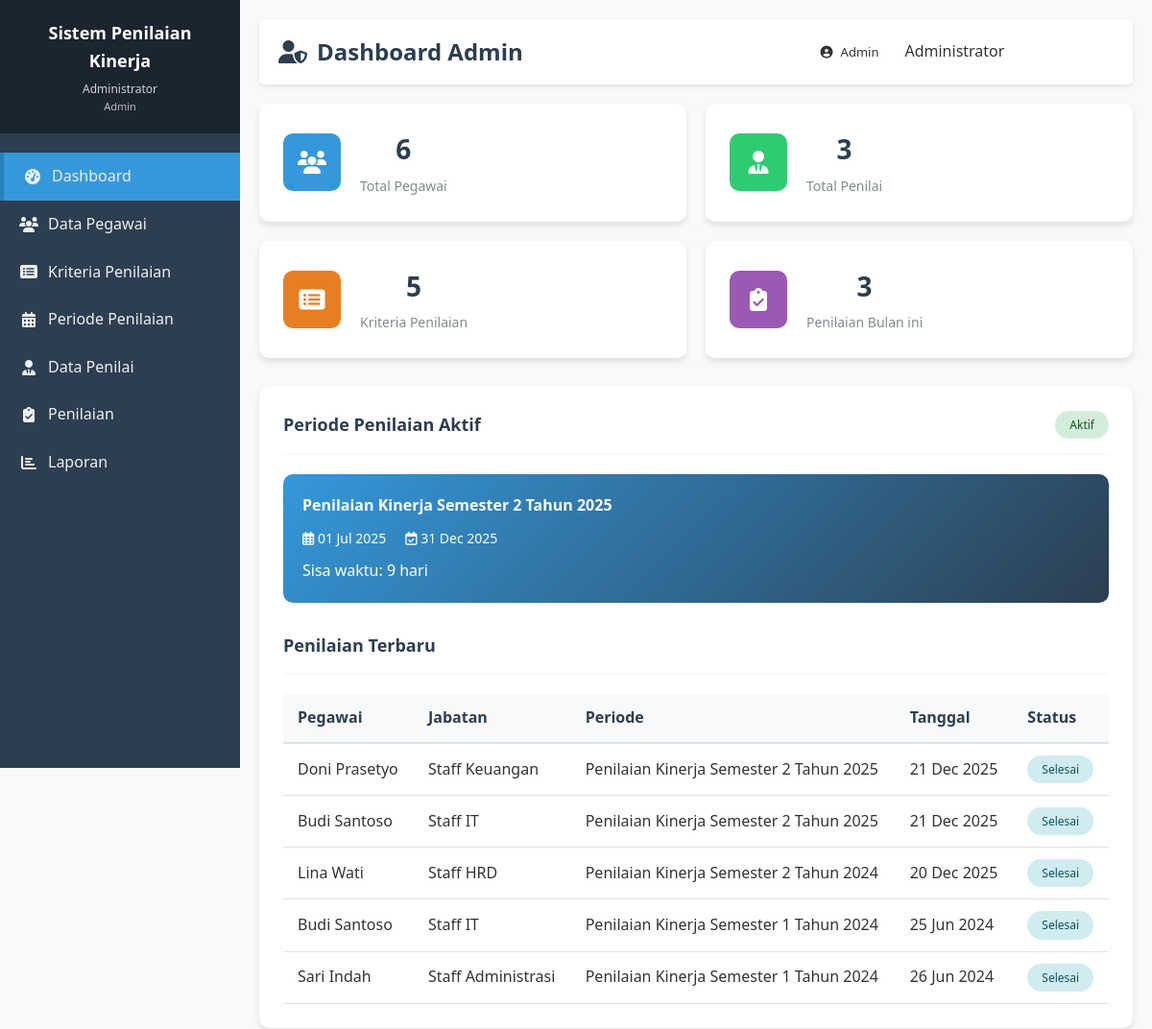
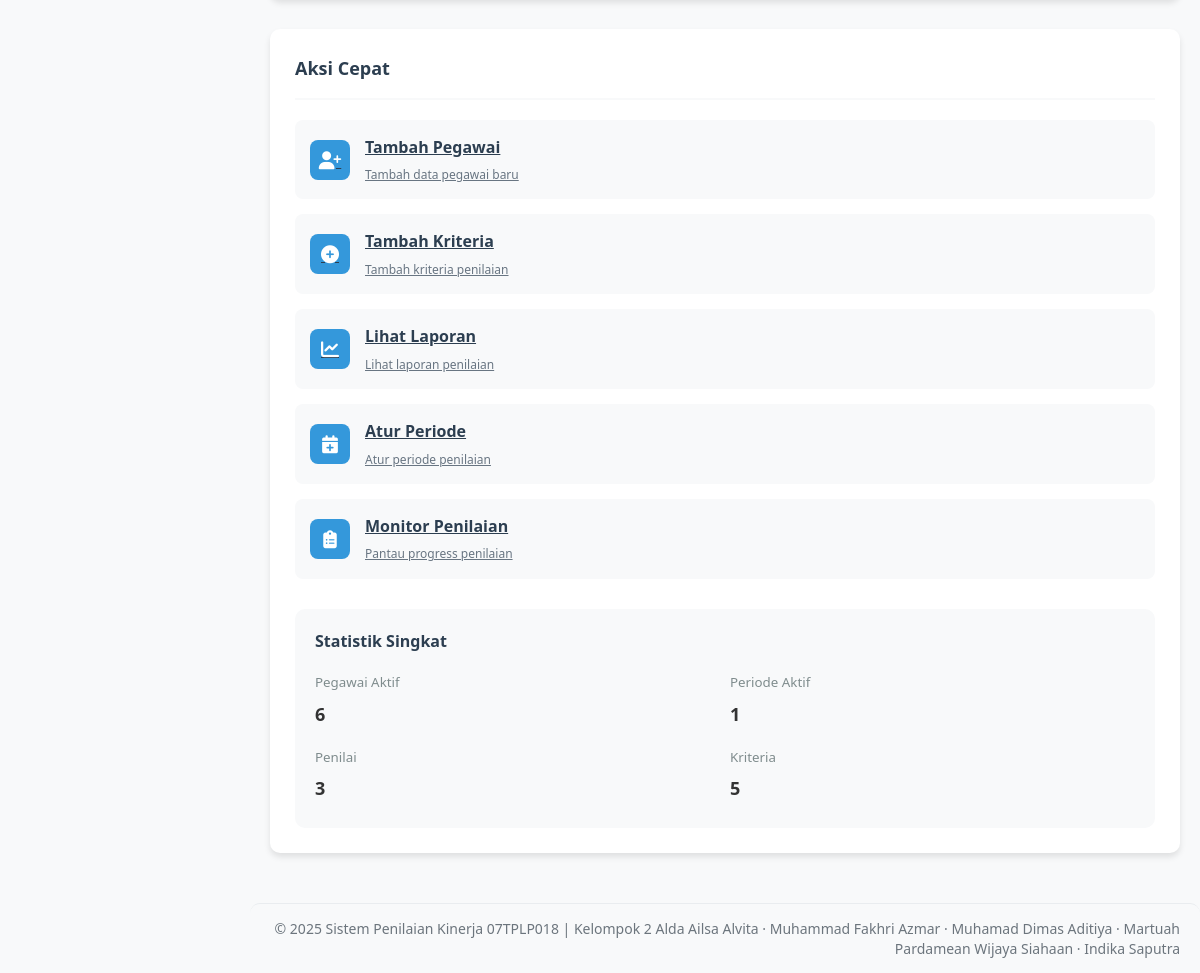
Page /admin/dashboard.php (signed in) on the committed database (2 pictures, top to bottom).
### tables this page shows
CREATE TABLE `periode_penilaian` (
  `id` int(11) NOT NULL,
  `nama_periode` varchar(100) NOT NULL,
  `tanggal_mulai` date NOT NULL,
  `tanggal_selesai` date NOT NULL,
  `status` enum('aktif','selesai','draft') NOT NULL DEFAULT 'draft',
  `created_at` timestamp NOT NULL DEFAULT current_timestamp(),
  `updated_at` timestamp NOT NULL DEFAULT current_timestamp() ON UPDATE current_timestamp()
);

CREATE TABLE `penilaian` (
  `id` int(11) NOT NULL,
  `periode_id` int(11) NOT NULL,
  `pegawai_id` int(11) NOT NULL,
  `penilai_id` int(11) NOT NULL,
  `tanggal_penilaian` date NOT NULL,
  `status` enum('draft','selesai') NOT NULL DEFAULT 'draft',
  `catatan` text DEFAULT NULL,
  `created_at` timestamp NOT NULL DEFAULT current_timestamp(),
  `updated_at` timestamp NOT NULL DEFAULT current_timestamp() ON UPDATE current_timestamp()
);

CREATE TABLE `pegawai` (
  `id` int(11) NOT NULL,
  `user_id` int(11) DEFAULT NULL,
  `nip` varchar(50) NOT NULL,
  `nama_depan` varchar(100) DEFAULT NULL,
  `nama_belakang` varchar(100) DEFAULT NULL,
  `nama_lengkap` varchar(255) NOT NULL,
  `jabatan` varchar(100) NOT NULL,
  `unit_kerja` varchar(100) DEFAULT NULL,
  `email` varchar(100) DEFAULT NULL,
  `no_telp` varchar(20) DEFAULT NULL,
  `created_at` timestamp NOT NULL DEFAULT current_timestamp(),
  `updated_at` timestamp NOT NULL DEFAULT current_timestamp() ON UPDATE current_timestamp()
);

### admin/dashboard.php (the view, shortened to what this page needs)
<?php
$db = new Database();
$conn = $db->getConnection();
$total_pegawai = $conn->query("SELECT COUNT(*) as total FROM pegawai")->fetch_assoc()['total'];
$total_penilai = $conn->query("SELECT COUNT(*) as total FROM penilai")->fetch_assoc()['total'];
$total_kriteria = $conn->query("SELECT COUNT(*) as total FROM kriteria")->fetch_assoc()['total'];
$bulan_ini = date('m');
$tahun_ini = date('Y');
$penilaian_bulan_ini = $conn->query("
    SELECT COUNT(*) as total
    FROM penilaian
    WHERE MONTH(tanggal_penilaian) = '$bulan_ini'
    AND YEAR(tanggal_penilaian) = '$tahun_ini'
")->fetch_assoc()['total'];
$periode_aktif = $conn->query("
    SELECT * FROM periode_penilaian
    WHERE status = 'aktif'
    ORDER BY id DESC LIMIT 1
")->fetch_assoc();
$penilaian_terbaru = $conn->query("
    SELECT
        p.nama_lengkap,
        p.jabatan,
        per.nama_periode,
        pen.tanggal_penilaian,
        pen.status
    FROM penilaian pen
    JOIN pegawai p ON pen.pegawai_id = p.id
    JOIN periode_penilaian per ON pen.periode_id = per.id
    ORDER BY pen.created_at DESC
    LIMIT 5
");
require_once '../includes/header.php';
?>
<div class="stat-grid">
    <div class="stat-card">
        <div class="stat-icon blue">
            <i class="fas fa-users"></i>
        </div>
        <div class="stat-content">
            <h3><?php echo $total_pegawai; ?></h3>
            <p>Total Pegawai</p>
        </div>
    </div>
    <div class="stat-card">
        <div class="stat-icon green">
            <i class="fas fa-user-tie"></i>
        </div>
        <div class="stat-content">
            <h3><?php echo $total_penilai; ?></h3>
            <p>Total Penilai</p>
        </div>
    </div>
    <div class="stat-card">
        <div class="stat-icon orange">
            <i class="fas fa-list-alt"></i>
        </div>
        <div class="stat-content">
            <h3><?php echo $total_kriteria; ?></h3>
            <p>Kriteria Penilaian</p>
        </div>
    </div>
    <div class="stat-card">
        <div class="stat-icon purple">
            <i class="fas fa-clipboard-check"></i>
        </div>
        <div class="stat-content">
            <h3><?php echo $penilaian_bulan_ini; ?></h3>
            <p>Penilaian Bulan ini</p>
        </div>
    </div>
</div>
<div class="content-section">
    <div class="main-section">
        <?php if ($periode_aktif): ?>
        <div class="section-header">
            <h2>Periode Penilaian Aktif</h2>
            <span class="status-badge status-aktif">Aktif</span>
        </div>
        <div class="period-info">
            <h4><?php echo $periode_aktif['nama_periode']; ?></h4>
            <div class="period-dates">
                <div class="date-item">
                    <i class="far fa-calendar-alt"></i>
                    <?php echo date('d M Y', strtotime($periode_aktif['tanggal_mulai'])); ?>
                </div>
                <div class="date-item">
                    <i class="far fa-calendar-check"></i>
                    <?php echo date('d M Y', strtotime($periode_aktif['tanggal_selesai'])); ?>
                </div>
            </div>
            <p>Sisa waktu: <?php
                $tanggal_selesai = new DateTime($periode_aktif['tanggal_selesai']);
                $sekarang = new DateTime();
                $sisa = $sekarang->diff($tanggal_selesai);
                echo $sisa->days . ' hari';
            ?></p>
        </div>
        <?php endif; ?>
        <div class="section-header" style="margin-top: 30px;">
            <h2>Penilaian Terbaru</h2>
        </div>
        <div class="table-responsive">
            <table class="data-table">
                <thead>
                    <tr>
                        <th>Pegawai</th>
                        <th>Jabatan</th>
                        <th>Periode</th>
                        <th>Tanggal</th>
                        <th>Status</th>
                    </tr>
                </thead>
                <tbody>
                    <?php if ($penilaian_terbaru->num_rows > 0): ?>
                        <?php while ($row = $penilaian_terbaru->fetch_assoc()): ?>
                            <tr>
                                <td><?php echo $row['nama_lengkap']; ?></td>
                                <td><?php echo $row['jabatan']; ?></td>
                                <td><?php echo $row['nama_periode']; ?></td>
                                <td><?php echo date('d M Y', strtotime($row['tanggal_penilaian'])); ?></td>
                                <td>
                                    <?php
                                        $status_class = '';
                                        switch($row['status']) {
                                            case 'selesai':
                                                $status_class = 'status-selesai';
                                                $status_text = 'Selesai';
                                                break;
                                        }
                                    ?>
                                    <span class="status-badge <?php echo $status_class; ?>">
                                        <?php echo $status_text; ?>
                                    </span>
                                </td>
                            </tr>
                        <?php endwhile; ?>
                    <?php else: ?>
                        <tr>
                            <td colspan="5" style="text-align: center;">Belum ada data penilaian</td>
                        </tr>
                    <?php endif; ?>
                </tbody>
            </table>
        </div>
    </div>
    <div class="quick-actions-section">
        <div class="section-header">
            <h2>Aksi Cepat</h2>
        </div>
        <div class="quick-actions-grid">
            <a href="pegawai.php?action=tambah" class="quick-action-btn">
                <div class="quick-icon">
                    <i class="fas fa-user-plus"></i>
                </div>
                <div>
                    <strong>Tambah Pegawai</strong>
                    <p style="font-size: 12px; margin-top: 5px; opacity: 0.7;">Tambah data pegawai baru</p>
                </div>
            </a>
            <a href="kriteria.php?action=tambah" class="quick-action-btn">
                <div class="quick-icon">
                    <i class="fas fa-plus-circle"></i>
                </div>
                <div>
                    <strong>Tambah Kriteria</strong>
                    <p style="font-size: 12px; margin-top: 5px; opacity: 0.7;">Tambah kriteria penilaian</p>
                </div>
            </a>
            <a href="laporan.php" class="quick-action-btn">
                <div class="quick-icon">
                    <i class="fas fa-chart-line"></i>
                </div>
                <div>
                    <strong>Lihat Laporan</strong>
                    <p style="font-size: 12px; margin-top: 5px; opacity: 0.7;">Lihat laporan penilaian</p>
                </div>
            </a>
            <a href="periode.php" class="quick-action-btn">
                <div class="quick-icon">
                    <i class="fas fa-calendar-plus"></i>
                </div>
                <div>
                    <strong>Atur Periode</strong>
                    <p style="font-size: 12px; margin-top: 5px; opacity: 0.7;">Atur periode penilaian</p>
                </div>
            </a>
            <a href="penilaian.php" class="quick-action-btn">
                <div class="quick-icon">
                    <i class="fas fa-clipboard-list"></i>
                </div>
                <div>
                    <strong>Monitor Penilaian</strong>
                    <p style="font-size: 12px; margin-top: 5px; opacity: 0.7;">Pantau progress penilaian</p>
                </div>
            </a>
        </div>
        <div style="margin-top: 30px; padding: 20px; background: #f8f9fa; border-radius: 10px;">
            <h4 style="margin-bottom: 15px; color: #2c3e50;">Statistik Singkat</h4>
            <div style="display: grid; grid-template-columns: repeat(2, 1fr); gap: 10px;">
                <div>
                    <small style="color: #7f8c8d;">Pegawai Aktif</small>
                    <p style="font-size: 18px; font-weight: bold; margin: 5px 0;"><?php echo $total_pegawai; ?></p>
                </div>
                <div>
                    <small style="color: #7f8c8d;">Periode Aktif</small>
                    <p style="font-size: 18px; font-weight: bold; margin: 5px 0;"><?php echo $periode_aktif ? 1 : 0; ?></p>
                </div>
                <div>
                    <small style="color: #7f8c8d;">Penilai</small>
                    <p style="font-size: 18px; font-weight: bold; margin: 5px 0;"><?php echo $total_penilai; ?></p>
                </div>
                <div>
                    <small style="color: #7f8c8d;">Kriteria</small>
                    <p style="font-size: 18px; font-weight: bold; margin: 5px 0;"><?php echo $total_kriteria; ?></p>
                </div>
            </div>
        </div>
    </div>
</div>
<?php require_once '../includes/footer.php'; ?>

### rows in the picture
periode_penilaian: nama_periode "Penilaian Kinerja Semester 2 Tahun 2025", tanggal_mulai "01 Jul 2025", tanggal_selesai "31 Dec 2025", tanggal_selesai "9"
penilaian: pegawai.nama_lengkap "Doni Prasetyo", pegawai.jabatan "Staff Keuangan", periode.nama_periode "Penilaian Kinerja Semester 2 Tahun 2025", tanggal_penilaian "21 Dec 2025", status "Selesai"
penilaian: pegawai.nama_lengkap "Budi Santoso", pegawai.jabatan "Staff IT", periode.nama_periode "Penilaian Kinerja Semester 2 Tahun 2025", tanggal_penilaian "21 Dec 2025", status "Selesai"
penilaian: pegawai.nama_lengkap "Lina Wati", pegawai.jabatan "Staff HRD", periode.nama_periode "Penilaian Kinerja Semester 2 Tahun 2024", tanggal_penilaian "20 Dec 2025", status "Selesai"
penilaian: pegawai.nama_lengkap "Budi Santoso", pegawai.jabatan "Staff IT", periode.nama_periode "Penilaian Kinerja Semester 1 Tahun 2024", tanggal_penilaian "25 Jun 2024", status "Selesai"
penilaian: pegawai.nama_lengkap "Sari Indah", pegawai.jabatan "Staff Administrasi", periode.nama_periode "Penilaian Kinerja Semester 1 Tahun 2024", tanggal_penilaian "26 Jun 2024", status "Selesai"

### other values in the picture
$_SESSION['nama_lengkap'] "Administrator"
$page_title "Dashboard Admin"
$role "Admin"
$total_pegawai "6"
$total_penilai "3"
$total_kriteria "5"
$penilaian_bulan_ini "3"
